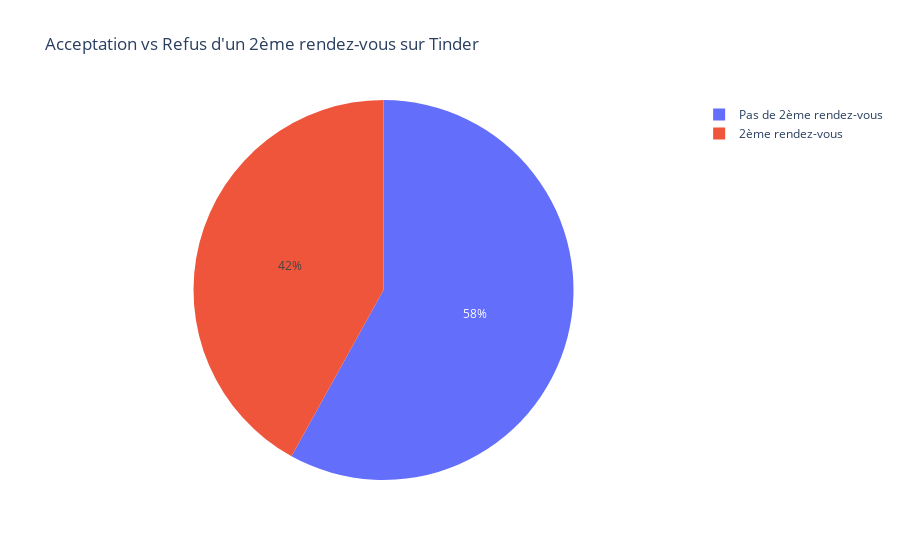

Notebook source saved alongside this figure:
### Markdown cell above
### Répartition des rendez_vous : avec ce pie Chart nous visualisons la proportion de personnes ayant accepté ou refusé un second rendez-vous. Lors de l'événement, 58% des participants ont choisi de ne pas poursuivre avec un second rendez-vous, tandis que 42% ont accepté d'en prendre un.

### Code cell
df['dec_o'] = df['dec_o'].map({0: 'Pas de 2ème rendez-vous', 1: '2ème rendez-vous'})

fig = px.pie(
            df, 
             names='dec_o',
             title="Acceptation vs Refus d'un 2ème rendez-vous sur Tinder")
          

fig.show()

### Figure 1 — Plotly figure (JSON) as saved in the notebook; plotly's stock layout.template omitted (floating-point values rounded to 4 significant figures; data arrays with more than 128 entries replaced by an {"elided": "..."} marker saying what was removed)
{"data": [{"domain": {"x": [0, 1], "y": [0, 1]}, "hovertemplate": "dec_o=%{label}<extra></extra>", "labels": {"elided": "8378 str values"}, "legendgroup": "", "name": "", "showlegend": true, "type": "pie"}], "layout": {"legend": {"tracegroupgap": 0}, "title": {"text": "Acceptation vs Refus d'un 2ème rendez-vous sur Tinder"}}}
